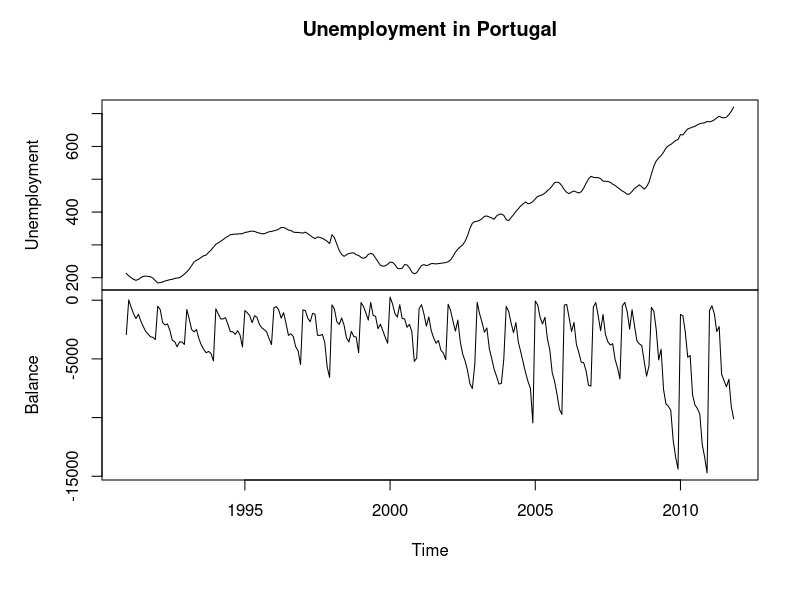
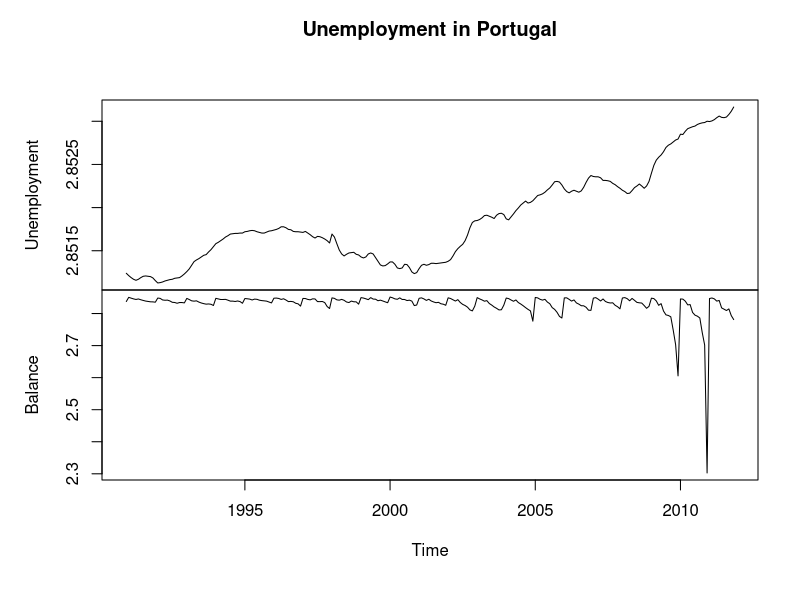

Generate these figures, in order, with R:
library(zoo)
library(tseries)
library(TTR)
library(randomForest)
library(e1071)
library(rpart)

###############################################################################
# User defined functions
###############################################################################

# Pre processing
# Applying log to minimize seasonally effects
pre.processing <- function(ts.data)
{
    min.value <- (-1*min(ts.data))+10

    ts.data.processed <- log((ts.data+min.value))

    return(ts.data.processed)
}

# Evaluation metrics

# Mean square error (MSE)

mse <- function(preds, trues)
{
    error <- mean((preds - trues)^2, na.rm = T)

    return(error)
}

# Mean absolute error (MAE)
mae <- function(preds, trues)
{
    error <- mean(abs((preds - trues)),na.rm = T)

    return(error)
}

# Mean absolute percentage error (MAPE)
mape <- function(preds, trues)
{
    error <- mean(abs((preds - trues)/trues),na.rm = T)

    return(error)
}

# Median absolute deviation (MAD)
mad <- function(preds, trues)
{
    error <- mean(abs(preds - trues), na.rm = T)

    return(error)
}

# Max error
me <- function(preds, trues)
{
    error <- abs(preds-trues)
    error <- as.vector(na.omit(error))

    return(max(error))
}

# Embedded Time series
embedded.dataset <- function(data, dimension = 3, tlag = 1)
{
    dataset <- data
    for (i in 1:(dimension))
    {
        dataset.tmp <- lag(data, -(i*tlag))
        dataset <- cbind(dataset, dataset.tmp)
    }

    names <- c("fr")
    for (i in 1:(length(colnames(dataset))-1))
    {
        names <- cbind(names,paste("pr",i,sep = ""))
    }
    colnames(dataset) <- names
    dataset <- na.omit(dataset)

    return(dataset)
}


# Monte Carlo simulation with sliding window
#
# Provided in KDD MapI class by Luis Torgo
MonteCarlo.estimates <- function(data, nreps=10, train.size, test.size, learner, learner.pars, perf.func, relearn.step=1, starting.points=NULL)
{
  data <- as.data.frame(data)
  n <- nrow(data)
  
  if (is.null(starting.points) || missing(starting.points))
  {
    selection.range <- (train.size+1):(n-test.size+1)
    starting.points <- sort(sample(selection.range,nreps))
  }
  preds <- list()
  
  for(it in seq(along=starting.points))
  {
    start <- starting.points[it]
    #cat('Going for sliding window testing from row ',start,'(train.sz=',train.size,',Relearn=',relearn.step,')\n')
    preds[[it]] <- sliding.window.testing(data[1:(start+test.size-1),], train.size, learner, learner.pars,relearn.step, test.pos=start)
      
    if(exists('MC.results'))
      MC.results[it,] <- do.call(perf.func,list(preds[[it]],data[start:(start+test.size-1),],learner.pars))
    else
      MC.results <- data.frame(do.call(perf.func,list(preds[[it]],data[start:(start+test.size-1),],learner.pars)))
  }

  list(Starting.Points=starting.points,Results=MC.results,Predictions=preds)
}

sliding.window.testing <- function(orig.data, window.size, learner, learner.pars, relearn.step=1, test.pos=window.size+1)
{
    init.test <- test.pos
    n <- nrow(orig.data)
    preds <- vector()
    while (test.pos <= n)
    {
        #cat('*')
        learner.pars$data <- orig.data[(test.pos-window.size):(test.pos-1),]
        model <- do.call(learner,learner.pars)
        preds <- c(preds,predict(model,orig.data[test.pos:min(n,test.pos+relearn.step-1),]))
        test.pos <- test.pos+relearn.step
    }
    #cat('\n')

    return(preds)
}

target.name <- function(form, data)
{
    mt <- terms(form,data=data)
    if ((yvar <- attr(mt, "response")) <= 0)
    {
        stop(paste("Incorrect response variable",yvar))
    }
    as.character(attr(mt, "variables"))[-1][yvar]
}

error.func <- function(preds, test.data, learner.pars)
{
    form <- learner.pars[[1]]  # assumes the first argument is the formula
    list(mae = mae(preds,test.data[,target.name(form,test.data)]),
    mape = mape(preds,test.data[,target.name(form,test.data)]),
    mse = mse(preds,test.data[,target.name(form,test.data)]),
    mad = mad(preds,test.data[,target.name(form,test.data)]),
    me = me(preds,test.data[,target.name(form,test.data)]))
}

###############################################################################
# Code
###############################################################################

# Load data from CSV
raw.data <- read.csv("data3.csv", header = TRUE, stringsAsFactors = FALSE)

# Convert raw data into a TS object
ts.data <- ts(data = raw.data[2:3], frequency = 12, start = c(1990,12), end = c(2011,11))

# Plot time series
pdf(file="doubleTime.pdf")
plot(ts.data, main = "Unemployment in Portugal")
dev.off()

# Pre-processing time series
ts.data <- pre.processing(ts.data)
ts.data <- pre.processing(ts.data)
pdf(file="doubleTimeProcessed.pdf")
plot(ts.data, main = "Unemployment in Portugal")
dev.off()

dataset.train.size <- 60
dataset.test.size  <- 20

# Original dataset
# Trimester
cat("Trimester\n")
dataset <- embedded.dataset(ts.data,3,1)

res.svm <- MonteCarlo.estimates(coredata(dataset),nreps=10,train.size=dataset.train.size,test.size=dataset.test.size,'svm',
list(fr ~ .,type="nu-regression", kernel="polynomial"),'error.func',relearn.step=10)

res.dt <- MonteCarlo.estimates(coredata(dataset),nreps=10,train.size=dataset.train.size,test.size=dataset.test.size, 'rpart',
list(fr ~ .,method="anova"), 'error.func', relearn.step=10)

res.rf <- MonteCarlo.estimates(coredata(dataset),nreps=10,train.size=dataset.train.size,test.size=dataset.test.size,'randomForest',
list(fr ~ .),'error.func',relearn.step=10)

cat("DT Results\n")
print(colMeans(res.dt$Results))
cat("SVM Results\n")
print(colMeans(res.svm$Results))
cat("RF Results\n")
print(colMeans(res.rf$Results))
cat("\n")

# Semester
cat("Semester\n")
dataset <- embedded.dataset(ts.data,6,1)

res.svm <- MonteCarlo.estimates(coredata(dataset),nreps=10,train.size=dataset.train.size,test.size=dataset.test.size,'svm',
list(fr ~ .,type="nu-regression", kernel="polynomial"),'error.func',relearn.step=10)

res.dt <- MonteCarlo.estimates(coredata(dataset),nreps=10,train.size=dataset.train.size,test.size=dataset.test.size, 'rpart',
list(fr ~ .,method="anova"), 'error.func', relearn.step=10)

res.rf <- MonteCarlo.estimates(coredata(dataset),nreps=10,train.size=dataset.train.size,test.size=dataset.test.size,'randomForest',
list(fr ~ .),'error.func',relearn.step=10)

cat("DT Results\n")
print(colMeans(res.dt$Results))
cat("SVM Results\n")
print(colMeans(res.svm$Results))
cat("RF Results\n")
print(colMeans(res.rf$Results))
cat("\n")

# Anual
cat("Anual\n")
dataset <- embedded.dataset(ts.data,12,1)

res.svm <- MonteCarlo.estimates(coredata(dataset),nreps=10,train.size=dataset.train.size,test.size=dataset.test.size,'svm',
list(fr ~ .,type="nu-regression", kernel="polynomial"),'error.func',relearn.step=10)

res.dt <- MonteCarlo.estimates(coredata(dataset),nreps=10,train.size=dataset.train.size,test.size=dataset.test.size, 'rpart',
list(fr ~ .,method="anova"), 'error.func', relearn.step=10)

res.rf <- MonteCarlo.estimates(coredata(dataset),nreps=10,train.size=dataset.train.size,test.size=dataset.test.size,'randomForest',
list(fr ~ .),'error.func',relearn.step=10)

cat("DT Results\n")
print(colMeans(res.dt$Results))
cat("SVM Results\n")
print(colMeans(res.svm$Results))
cat("RF Results\n")
print(colMeans(res.rf$Results))
cat("\n\n")

# Homologous period
cat("Homologous period\n")

cat("Trimester\n")
dataset <- embedded.dataset(ts.data,3,12)

res.svm <- MonteCarlo.estimates(coredata(dataset),nreps=10,train.size=dataset.train.size,test.size=dataset.test.size,'svm',
list(fr ~ .,type="nu-regression", kernel="polynomial"),'error.func',relearn.step=10)

res.dt <- MonteCarlo.estimates(coredata(dataset),nreps=10,train.size=dataset.train.size,test.size=dataset.test.size, 'rpart',
list(fr ~ .,method="anova"), 'error.func', relearn.step=10)

res.rf <- MonteCarlo.estimates(coredata(dataset),nreps=10,train.size=dataset.train.size,test.size=dataset.test.size,'randomForest',
list(fr ~ .),'error.func',relearn.step=10)

cat("DT Results\n")
print(colMeans(res.dt$Results))
cat("SVM Results\n")
print(colMeans(res.svm$Results))
cat("RF Results\n")
print(colMeans(res.rf$Results))
cat("\n")

# Semester
cat("Semester\n")
dataset <- embedded.dataset(ts.data,6,12)

res.svm <- MonteCarlo.estimates(coredata(dataset),nreps=10,train.size=dataset.train.size,test.size=dataset.test.size,'svm',
list(fr ~ .,type="nu-regression", kernel="polynomial"),'error.func',relearn.step=10)

res.dt <- MonteCarlo.estimates(coredata(dataset),nreps=10,train.size=dataset.train.size,test.size=dataset.test.size, 'rpart',
list(fr ~ .,method="anova"), 'error.func', relearn.step=10)

res.rf <- MonteCarlo.estimates(coredata(dataset),nreps=10,train.size=dataset.train.size,test.size=dataset.test.size,'randomForest',
list(fr ~ .),'error.func',relearn.step=10)

cat("DT Results\n")
print(colMeans(res.dt$Results))
cat("SVM Results\n")
print(colMeans(res.svm$Results))
cat("RF Results\n")
print(colMeans(res.rf$Results))
cat("\n")

# Anual
cat("Anual\n")
dataset <- embedded.dataset(ts.data,12,12)

res.svm <- MonteCarlo.estimates(coredata(dataset),nreps=10,train.size=dataset.train.size,test.size=dataset.test.size,'svm',
list(fr ~ .,type="nu-regression", kernel="polynomial"),'error.func',relearn.step=10)

cat("DT Results\n")
print(colMeans(res.dt$Results))

res.dt <- MonteCarlo.estimates(coredata(dataset),nreps=10,train.size=dataset.train.size,test.size=dataset.test.size, 'rpart',
list(fr ~ .,method="anova"), 'error.func', relearn.step=10)

cat("SVM Results\n")
print(colMeans(res.svm$Results))

res.rf <- MonteCarlo.estimates(coredata(dataset),nreps=10,train.size=dataset.train.size,test.size=dataset.test.size,'randomForest',
list(fr ~ .),'error.func',relearn.step=10)

cat("RF Results\n")
print(colMeans(res.rf$Results))
cat("\n\n")
